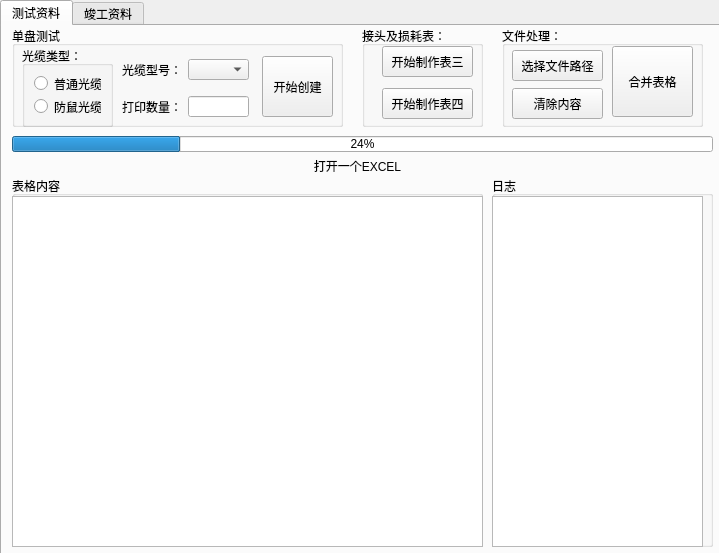
<?xml version="1.0" encoding="UTF-8"?>
<ui version="4.0">
 <class>Form</class>
 <widget class="QWidget" name="Form">
  <property name="geometry">
   <rect>
    <x>0</x>
    <y>0</y>
    <width>719</width>
    <height>553</height>
   </rect>
  </property>
  <property name="windowTitle">
   <string>Form</string>
  </property>
  <widget class="QTabWidget" name="tabWidget">
   <property name="geometry">
    <rect>
     <x>0</x>
     <y>0</y>
     <width>731</width>
     <height>561</height>
    </rect>
   </property>
   <property name="currentIndex">
    <number>0</number>
   </property>
   <widget class="QWidget" name="tab_5">
    <property name="sizePolicy">
     <sizepolicy hsizetype="Expanding" vsizetype="Expanding">
      <horstretch>0</horstretch>
      <verstretch>0</verstretch>
     </sizepolicy>
    </property>
    <attribute name="title">
     <string>测试资料</string>
    </attribute>
    <widget class="QGroupBox" name="groupBox_5">
     <property name="geometry">
      <rect>
       <x>490</x>
       <y>150</y>
       <width>221</width>
       <height>371</height>
      </rect>
     </property>
     <property name="sizePolicy">
      <sizepolicy hsizetype="Expanding" vsizetype="Expanding">
       <horstretch>0</horstretch>
       <verstretch>0</verstretch>
      </sizepolicy>
     </property>
     <property name="title">
      <string>日志</string>
     </property>
     <widget class="QTextEdit" name="textEdit">
      <property name="geometry">
       <rect>
        <x>0</x>
        <y>20</y>
        <width>211</width>
        <height>351</height>
       </rect>
      </property>
     </widget>
    </widget>
    <widget class="QLabel" name="label_4">
     <property name="geometry">
      <rect>
       <x>10</x>
       <y>130</y>
       <width>691</width>
       <height>20</height>
      </rect>
     </property>
     <property name="sizePolicy">
      <sizepolicy hsizetype="Expanding" vsizetype="Expanding">
       <horstretch>0</horstretch>
       <verstretch>0</verstretch>
      </sizepolicy>
     </property>
     <property name="text">
      <string>打开一个EXCEL</string>
     </property>
     <property name="alignment">
      <set>Qt::AlignCenter</set>
     </property>
    </widget>
    <widget class="QProgressBar" name="progressBar">
     <property name="geometry">
      <rect>
       <x>10</x>
       <y>110</y>
       <width>701</width>
       <height>16</height>
      </rect>
     </property>
     <property name="sizePolicy">
      <sizepolicy hsizetype="Expanding" vsizetype="Expanding">
       <horstretch>0</horstretch>
       <verstretch>0</verstretch>
      </sizepolicy>
     </property>
     <property name="value">
      <number>24</number>
     </property>
    </widget>
    <widget class="QGroupBox" name="groupBox_4">
     <property name="geometry">
      <rect>
       <x>10</x>
       <y>150</y>
       <width>471</width>
       <height>371</height>
      </rect>
     </property>
     <property name="sizePolicy">
      <sizepolicy hsizetype="Expanding" vsizetype="Expanding">
       <horstretch>0</horstretch>
       <verstretch>0</verstretch>
      </sizepolicy>
     </property>
     <property name="title">
      <string>表格内容</string>
     </property>
     <widget class="QTableWidget" name="tableWidget">
      <property name="geometry">
       <rect>
        <x>0</x>
        <y>20</y>
        <width>471</width>
        <height>351</height>
       </rect>
      </property>
     </widget>
    </widget>
    <widget class="QGroupBox" name="groupBox">
     <property name="geometry">
      <rect>
       <x>10</x>
       <y>0</y>
       <width>331</width>
       <height>101</height>
      </rect>
     </property>
     <property name="sizePolicy">
      <sizepolicy hsizetype="Expanding" vsizetype="Expanding">
       <horstretch>0</horstretch>
       <verstretch>0</verstretch>
      </sizepolicy>
     </property>
     <property name="title">
      <string>单盘测试</string>
     </property>
     <widget class="QGroupBox" name="groupBox_2">
      <property name="geometry">
       <rect>
        <x>10</x>
        <y>20</y>
        <width>91</width>
        <height>81</height>
       </rect>
      </property>
      <property name="sizePolicy">
       <sizepolicy hsizetype="Expanding" vsizetype="Expanding">
        <horstretch>0</horstretch>
        <verstretch>0</verstretch>
       </sizepolicy>
      </property>
      <property name="title">
       <string>光缆类型：</string>
      </property>
      <layout class="QGridLayout" name="gridLayout_2">
       <item row="0" column="0">
        <widget class="QRadioButton" name="radioButton">
         <property name="sizePolicy">
          <sizepolicy hsizetype="Expanding" vsizetype="Expanding">
           <horstretch>0</horstretch>
           <verstretch>0</verstretch>
          </sizepolicy>
         </property>
         <property name="text">
          <string>普通光缆</string>
         </property>
        </widget>
       </item>
       <item row="1" column="0">
        <widget class="QRadioButton" name="radioButton_2">
         <property name="sizePolicy">
          <sizepolicy hsizetype="Expanding" vsizetype="Expanding">
           <horstretch>0</horstretch>
           <verstretch>0</verstretch>
          </sizepolicy>
         </property>
         <property name="text">
          <string>防鼠光缆</string>
         </property>
        </widget>
       </item>
      </layout>
     </widget>
     <widget class="QLabel" name="label_2">
      <property name="geometry">
       <rect>
        <x>110</x>
        <y>70</y>
        <width>60</width>
        <height>21</height>
       </rect>
      </property>
      <property name="sizePolicy">
       <sizepolicy hsizetype="Expanding" vsizetype="Expanding">
        <horstretch>0</horstretch>
        <verstretch>0</verstretch>
       </sizepolicy>
      </property>
      <property name="text">
       <string>打印数量：</string>
      </property>
     </widget>
     <widget class="QLineEdit" name="lineEdit">
      <property name="geometry">
       <rect>
        <x>176</x>
        <y>70</y>
        <width>61</width>
        <height>21</height>
       </rect>
      </property>
      <property name="sizePolicy">
       <sizepolicy hsizetype="Expanding" vsizetype="Expanding">
        <horstretch>0</horstretch>
        <verstretch>0</verstretch>
       </sizepolicy>
      </property>
     </widget>
     <widget class="QLabel" name="label">
      <property name="geometry">
       <rect>
        <x>110</x>
        <y>33</y>
        <width>60</width>
        <height>21</height>
       </rect>
      </property>
      <property name="sizePolicy">
       <sizepolicy hsizetype="Expanding" vsizetype="Expanding">
        <horstretch>0</horstretch>
        <verstretch>0</verstretch>
       </sizepolicy>
      </property>
      <property name="text">
       <string>光缆型号：</string>
      </property>
     </widget>
     <widget class="QComboBox" name="comboBox">
      <property name="geometry">
       <rect>
        <x>176</x>
        <y>33</y>
        <width>61</width>
        <height>21</height>
       </rect>
      </property>
      <property name="sizePolicy">
       <sizepolicy hsizetype="Expanding" vsizetype="Expanding">
        <horstretch>0</horstretch>
        <verstretch>0</verstretch>
       </sizepolicy>
      </property>
      <property name="currentText">
       <string/>
      </property>
      <property name="placeholderText">
       <string/>
      </property>
     </widget>
     <widget class="QPushButton" name="pushButton">
      <property name="geometry">
       <rect>
        <x>250</x>
        <y>30</y>
        <width>71</width>
        <height>61</height>
       </rect>
      </property>
      <property name="sizePolicy">
       <sizepolicy hsizetype="Expanding" vsizetype="Expanding">
        <horstretch>0</horstretch>
        <verstretch>0</verstretch>
       </sizepolicy>
      </property>
      <property name="text">
       <string>开始创建</string>
      </property>
     </widget>
    </widget>
    <widget class="QGroupBox" name="groupBox_3">
     <property name="geometry">
      <rect>
       <x>360</x>
       <y>0</y>
       <width>121</width>
       <height>101</height>
      </rect>
     </property>
     <property name="sizePolicy">
      <sizepolicy hsizetype="Expanding" vsizetype="Expanding">
       <horstretch>0</horstretch>
       <verstretch>0</verstretch>
      </sizepolicy>
     </property>
     <property name="title">
      <string>接头及损耗表：</string>
     </property>
     <widget class="QPushButton" name="pushButton_3">
      <property name="geometry">
       <rect>
        <x>20</x>
        <y>20</y>
        <width>91</width>
        <height>31</height>
       </rect>
      </property>
      <property name="sizePolicy">
       <sizepolicy hsizetype="Expanding" vsizetype="Expanding">
        <horstretch>0</horstretch>
        <verstretch>0</verstretch>
       </sizepolicy>
      </property>
      <property name="text">
       <string>开始制作表三</string>
      </property>
     </widget>
     <widget class="QPushButton" name="pushButton_4">
      <property name="geometry">
       <rect>
        <x>20</x>
        <y>62</y>
        <width>91</width>
        <height>31</height>
       </rect>
      </property>
      <property name="sizePolicy">
       <sizepolicy hsizetype="Expanding" vsizetype="Expanding">
        <horstretch>0</horstretch>
        <verstretch>0</verstretch>
       </sizepolicy>
      </property>
      <property name="text">
       <string>开始制作表四</string>
      </property>
     </widget>
    </widget>
    <widget class="QGroupBox" name="groupBox_16">
     <property name="geometry">
      <rect>
       <x>500</x>
       <y>0</y>
       <width>201</width>
       <height>101</height>
      </rect>
     </property>
     <property name="sizePolicy">
      <sizepolicy hsizetype="Expanding" vsizetype="Expanding">
       <horstretch>0</horstretch>
       <verstretch>0</verstretch>
      </sizepolicy>
     </property>
     <property name="title">
      <string>文件处理：</string>
     </property>
     <widget class="QPushButton" name="pushButton_5">
      <property name="geometry">
       <rect>
        <x>110</x>
        <y>20</y>
        <width>81</width>
        <height>71</height>
       </rect>
      </property>
      <property name="sizePolicy">
       <sizepolicy hsizetype="Expanding" vsizetype="Expanding">
        <horstretch>0</horstretch>
        <verstretch>0</verstretch>
       </sizepolicy>
      </property>
      <property name="text">
       <string>合并表格</string>
      </property>
     </widget>
     <widget class="QPushButton" name="pushButton_6">
      <property name="geometry">
       <rect>
        <x>10</x>
        <y>62</y>
        <width>91</width>
        <height>31</height>
       </rect>
      </property>
      <property name="sizePolicy">
       <sizepolicy hsizetype="Expanding" vsizetype="Expanding">
        <horstretch>0</horstretch>
        <verstretch>0</verstretch>
       </sizepolicy>
      </property>
      <property name="text">
       <string>清除内容</string>
      </property>
     </widget>
     <widget class="QPushButton" name="pushButton_2">
      <property name="geometry">
       <rect>
        <x>10</x>
        <y>24</y>
        <width>91</width>
        <height>31</height>
       </rect>
      </property>
      <property name="sizePolicy">
       <sizepolicy hsizetype="Expanding" vsizetype="Expanding">
        <horstretch>0</horstretch>
        <verstretch>0</verstretch>
       </sizepolicy>
      </property>
      <property name="text">
       <string>选择文件路径</string>
      </property>
     </widget>
    </widget>
   </widget>
   <widget class="QWidget" name="tab_6">
    <attribute name="title">
     <string>竣工资料</string>
    </attribute>
    <widget class="QLabel" name="label_9">
     <property name="geometry">
      <rect>
       <x>8</x>
       <y>0</y>
       <width>60</width>
       <height>21</height>
      </rect>
     </property>
     <property name="text">
      <string>订单编号：</string>
     </property>
    </widget>
    <widget class="QLineEdit" name="lineEdit_3">
     <property name="geometry">
      <rect>
       <x>74</x>
       <y>0</y>
       <width>191</width>
       <height>21</height>
      </rect>
     </property>
     <property name="text">
      <string>PO-zj-zjszysc-20241114007669</string>
     </property>
    </widget>
    <widget class="QLineEdit" name="lineEdit_4">
     <property name="geometry">
      <rect>
       <x>330</x>
       <y>0</y>
       <width>121</width>
       <height>21</height>
      </rect>
     </property>
     <property name="text">
      <string>CMA23CD0000048</string>
     </property>
    </widget>
    <widget class="QLabel" name="label_10">
     <property name="geometry">
      <rect>
       <x>270</x>
       <y>0</y>
       <width>60</width>
       <height>21</height>
      </rect>
     </property>
     <property name="text">
      <string>项目编号：</string>
     </property>
    </widget>
    <widget class="QLineEdit" name="lineEdit_5">
     <property name="geometry">
      <rect>
       <x>70</x>
       <y>30</y>
       <width>621</width>
       <height>21</height>
      </rect>
     </property>
     <property name="text">
      <string>2023年中国联通浙江湖州宽带接入公众零星扩容（第三期）工程-吴兴织里南浔线路工程</string>
     </property>
    </widget>
    <widget class="QLabel" name="label_12">
     <property name="geometry">
      <rect>
       <x>10</x>
       <y>30</y>
       <width>60</width>
       <height>21</height>
      </rect>
     </property>
     <property name="text">
      <string>订单名称：</string>
     </property>
    </widget>
    <widget class="QLabel" name="label_13">
     <property name="geometry">
      <rect>
       <x>470</x>
       <y>0</y>
       <width>60</width>
       <height>21</height>
      </rect>
     </property>
     <property name="text">
      <string>合同编号：</string>
     </property>
    </widget>
    <widget class="QLabel" name="label_14">
     <property name="geometry">
      <rect>
       <x>10</x>
       <y>60</y>
       <width>60</width>
       <height>21</height>
      </rect>
     </property>
     <property name="text">
      <string>施工单位：</string>
     </property>
    </widget>
    <widget class="QLineEdit" name="lineEdit_7">
     <property name="geometry">
      <rect>
       <x>530</x>
       <y>0</y>
       <width>161</width>
       <height>21</height>
      </rect>
     </property>
     <property name="text">
      <string>CU12-3301-2024-000097</string>
     </property>
    </widget>
    <widget class="QLineEdit" name="lineEdit_8">
     <property name="geometry">
      <rect>
       <x>76</x>
       <y>60</y>
       <width>203</width>
       <height>21</height>
      </rect>
     </property>
     <property name="text">
      <string>黑龙江电信国脉工程股份有限公司</string>
     </property>
    </widget>
    <widget class="QTableWidget" name="tableWidget_3">
     <property name="geometry">
      <rect>
       <x>0</x>
       <y>150</y>
       <width>731</width>
       <height>381</height>
      </rect>
     </property>
    </widget>
    <widget class="QLabel" name="label_15">
     <property name="geometry">
      <rect>
       <x>424</x>
       <y>60</y>
       <width>60</width>
       <height>21</height>
      </rect>
     </property>
     <property name="text">
      <string>施工单位：</string>
     </property>
    </widget>
    <widget class="QLineEdit" name="lineEdit_9">
     <property name="geometry">
      <rect>
       <x>490</x>
       <y>60</y>
       <width>203</width>
       <height>21</height>
      </rect>
     </property>
     <property name="text">
      <string>黑龙江电信国脉工程股份有限公司</string>
     </property>
    </widget>
    <widget class="QLineEdit" name="lineEdit_10">
     <property name="geometry">
      <rect>
       <x>80</x>
       <y>90</y>
       <width>71</width>
       <height>21</height>
      </rect>
     </property>
     <property name="text">
      <string>329849.25</string>
     </property>
    </widget>
    <widget class="QLabel" name="label_16">
     <property name="geometry">
      <rect>
       <x>14</x>
       <y>90</y>
       <width>60</width>
       <height>21</height>
      </rect>
     </property>
     <property name="text">
      <string>审定金额：</string>
     </property>
    </widget>
    <widget class="QLabel" name="label_17">
     <property name="geometry">
      <rect>
       <x>174</x>
       <y>90</y>
       <width>60</width>
       <height>21</height>
      </rect>
     </property>
     <property name="text">
      <string>审定金额：</string>
     </property>
    </widget>
    <widget class="QLineEdit" name="lineEdit_11">
     <property name="geometry">
      <rect>
       <x>240</x>
       <y>90</y>
       <width>71</width>
       <height>21</height>
      </rect>
     </property>
     <property name="text">
      <string>329849.25</string>
     </property>
    </widget>
    <widget class="QLineEdit" name="lineEdit_12">
     <property name="geometry">
      <rect>
       <x>396</x>
       <y>90</y>
       <width>71</width>
       <height>21</height>
      </rect>
     </property>
     <property name="text">
      <string>329849.25</string>
     </property>
    </widget>
    <widget class="QLabel" name="label_18">
     <property name="geometry">
      <rect>
       <x>330</x>
       <y>90</y>
       <width>60</width>
       <height>21</height>
      </rect>
     </property>
     <property name="text">
      <string>审定金额：</string>
     </property>
    </widget>
   </widget>
  </widget>
 </widget>
 <resources/>
 <connections/>
</ui>
